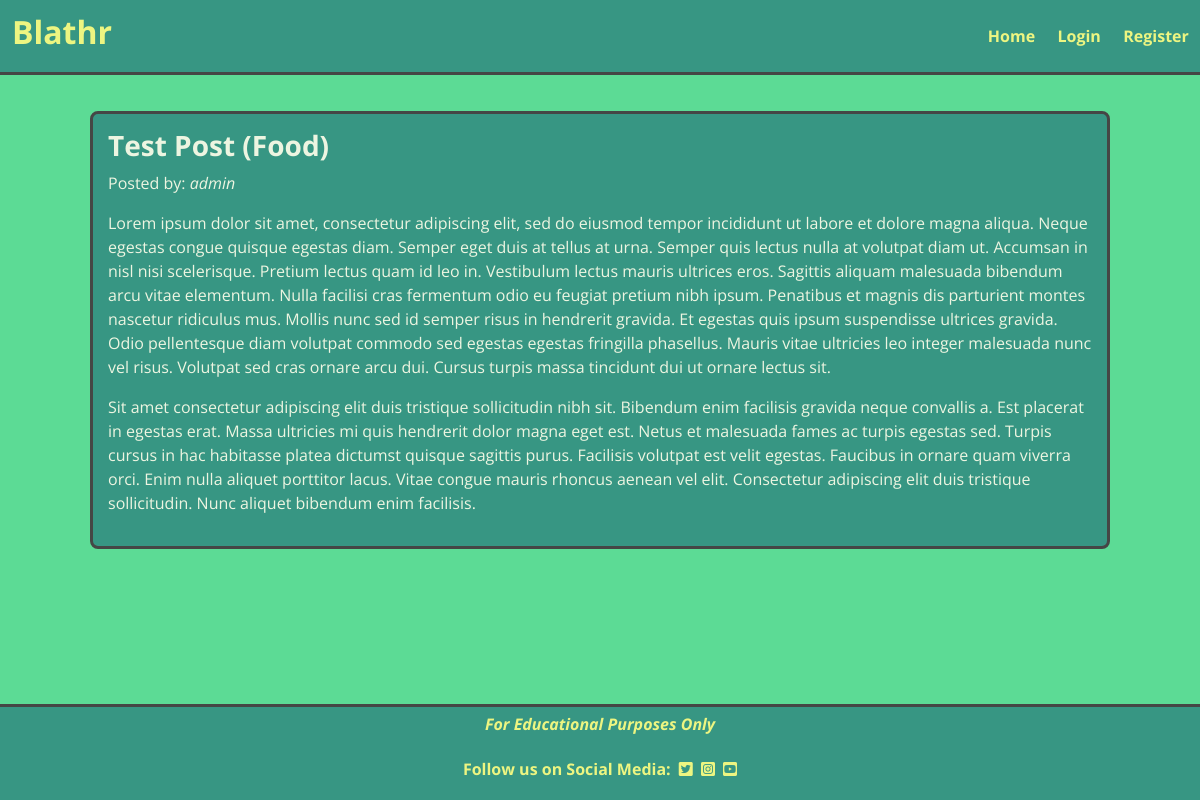
The page /post_detail/1/ on the database as committed earlier.
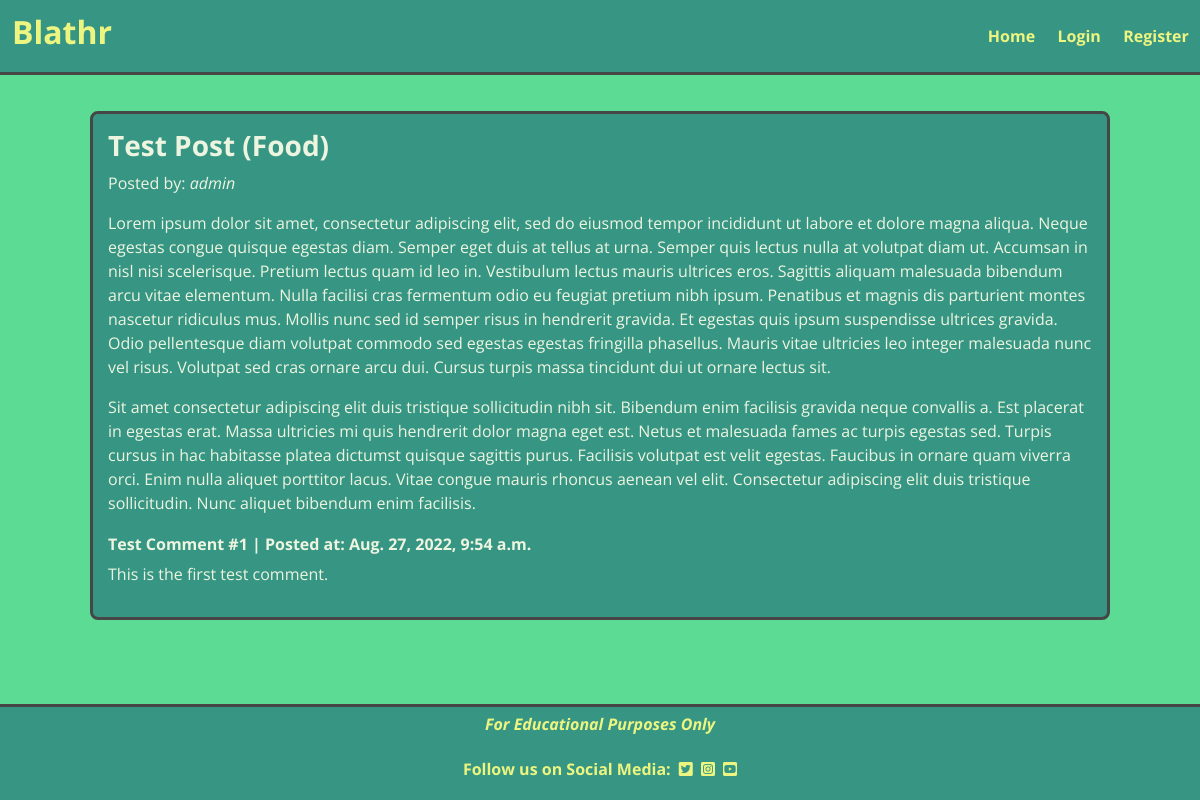
The same page on the database as committed later.
### posts/models.py (models this page shows, shortened)
class Comment(models.Model):
    post = models.ForeignKey(Post, on_delete=models.CASCADE,
                             related_name='comments')
    name = models.CharField(max_length=120)
    body = models.TextField()
    created_on = models.DateTimeField(auto_now_add=True)
    approved = models.BooleanField(default=False)
    class Meta:
        ordering = ['created_on']

### posts/views.py (the view, shortened to what this page needs)
# urls.py: path('post_detail/<post_id>/', post_detail, name='post_detail'),
def post_detail(request, post_id):
    post = Post.objects.get(post_id=post_id)
    comments = post.comments.filter(approved=True)
    print("request.method is " + request.method)
    return render(
        request,
        'post_detail.html',
        {
            'post': post,
            'comments': comments,
            'comment_form': CommentForm(),
         },
          )

### templates/post_detail.html (shortened to what this page needs)
{% extends 'base.html' %}
{% block content %}
{% load crispy_forms_tags %}
<div class="row" id="post-detail-row">
    <div class="col-10 border border-dark border-3 rounded-3" id="post-detail-col">
        <h3>{{ post.title }}</h3>
        <p>Posted by: <em>{{ post.author }}</em></p>
        <p>{{ post.content | safe }}</p>
        {% for comment in comments %}
        <div class="card-body">
            <h6>{{ comment.name }} | Posted at: {{ comment.created_on }}</h6>
            <p>{{ comment.body}}</p>
        </div>
        {% endfor %}
    </div>
    {% endblock %}

Rows that differ between the two databases and show on the page:
now on this page (row edited): Comment: name "Test Comment #1", created_on "Aug. 27, 2022, 9:54 a.m.", body "This is the first test comment."
